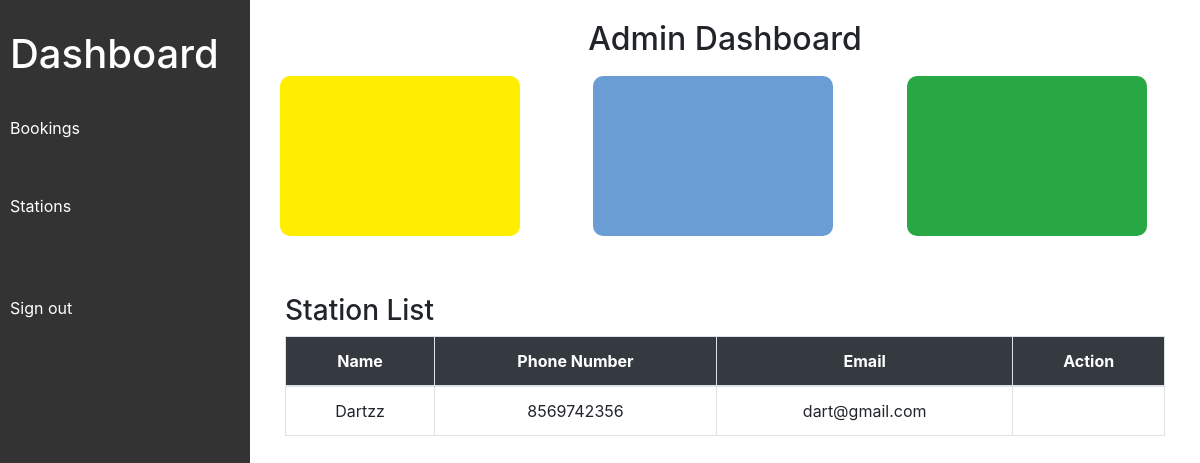
Page /admin_app/dashboard/ on the earlier database version.
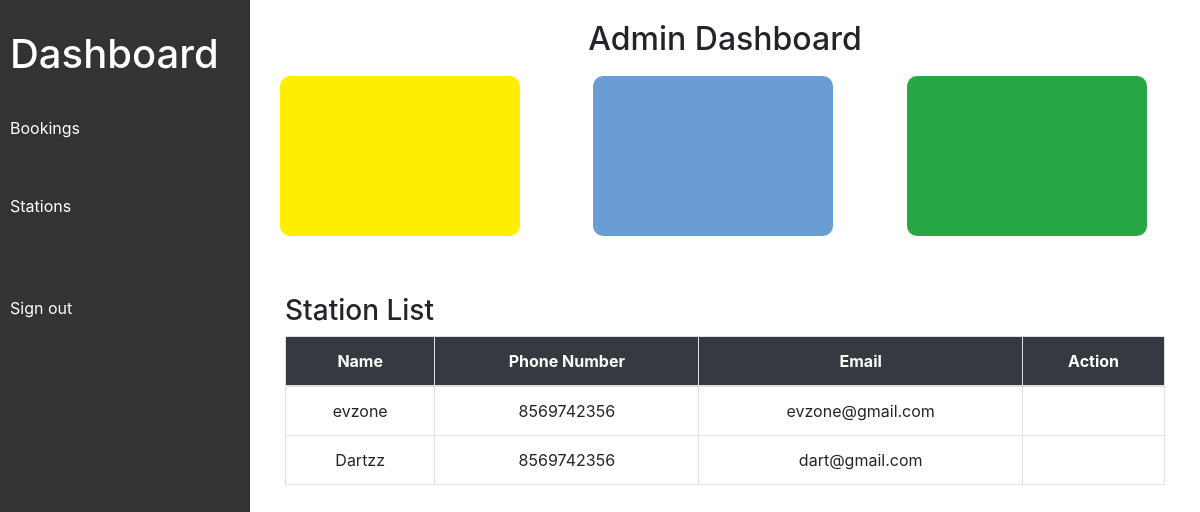
Same page on the later database version.
### station_app/models.py (models this page shows)
class StationProfile(models.Model):
    Phone_Number=models.IntegerField()
    Address=models.CharField(max_length=250)
    Profile_Image=models.FileField(upload_to="images",null=True,blank=True)
    user=models.ForeignKey(User,on_delete=models.CASCADE,null=True,blank=True)

### admin_app/views.py (the view)
# urls.py: path('dashboard/', views.dashboard, name='dashboard'),
def dashboard(request):
    station = StationProfile.objects.all().order_by("-id")
    return render(request,"admin/dashboard.html",{"station":station})

### templates/admin/dashboard.html (shortened to what this page needs)
<!DOCTYPE html>
<html lang="en">
<head>
    <link href="https://stackpath.bootstrapcdn.com/bootstrap/4.3.1/css/bootstrap.min.css" rel="stylesheet">
</head>
<body>
    <div class="sidebar">
        <ul>
            <li><a href="#"><h1>Dashboard</h1></a></li>
            <li><a href="">Bookings</a></li><br>
            <li><a href="">Stations</a></li><br><br>
            <li><a href="{%url 'admin_signout' %}">Sign out</a></li>
        </ul>
    </div>
    <div class="main-content">
        {% block content %}
<h2 class="text-center">Admin Dashboard</h2>
        <main id="main">
            <div class="row">
                <div class="col-md-4">
                    <div class="count-box total-turfs-box">
                    </div>
                </div>
                <div class="col-md-4">
                    <div class="count-box total-users-box">
                    </div>
                </div>
                <div class="col-md-4">
                    <div class="count-box total-bookings-box">
                    </div>
                </div>
            </div>
            <section id="managers-list" class="managers-list">
                <div class="container" data-aos="fade-up">
                    <div class="section-header mt-5">
                        <h3 class="mt-5">Station List</h3>
                    </div>
                    <div class="row gx-lg-0 gy-4">
                        <div class="col-lg-12">
                            <table class="table table-bordered managers-table">
                                <thead>
                                    <tr>
                                        <th>Name</th>
                                        <th>Phone Number</th>
                                        <th>Email</th>
                                        <th>Action</th>
                                    </tr>
                                </thead>
                                <tbody>
                                    {% for st in station %}
                                    <tr>
                                        <td>{{ st.user.username }}</td>
                                        <td>{{ st.Phone_Number }}</td>
                                        <td>{{ st.user.email }}</td>
                                        <td>
                                        </td>
                                    </tr>
                                    {% endfor %}
                                </tbody>
                            </table>
                        </div>
                    </div>
                </div>
            </section>
        </main>
        {% endblock %}
    </div>
</body>
</html>

Differences in the rows shown:
added StationProfile: user.username "evzone", Phone_Number "8569742356", user.email "evzone@gmail.com"
